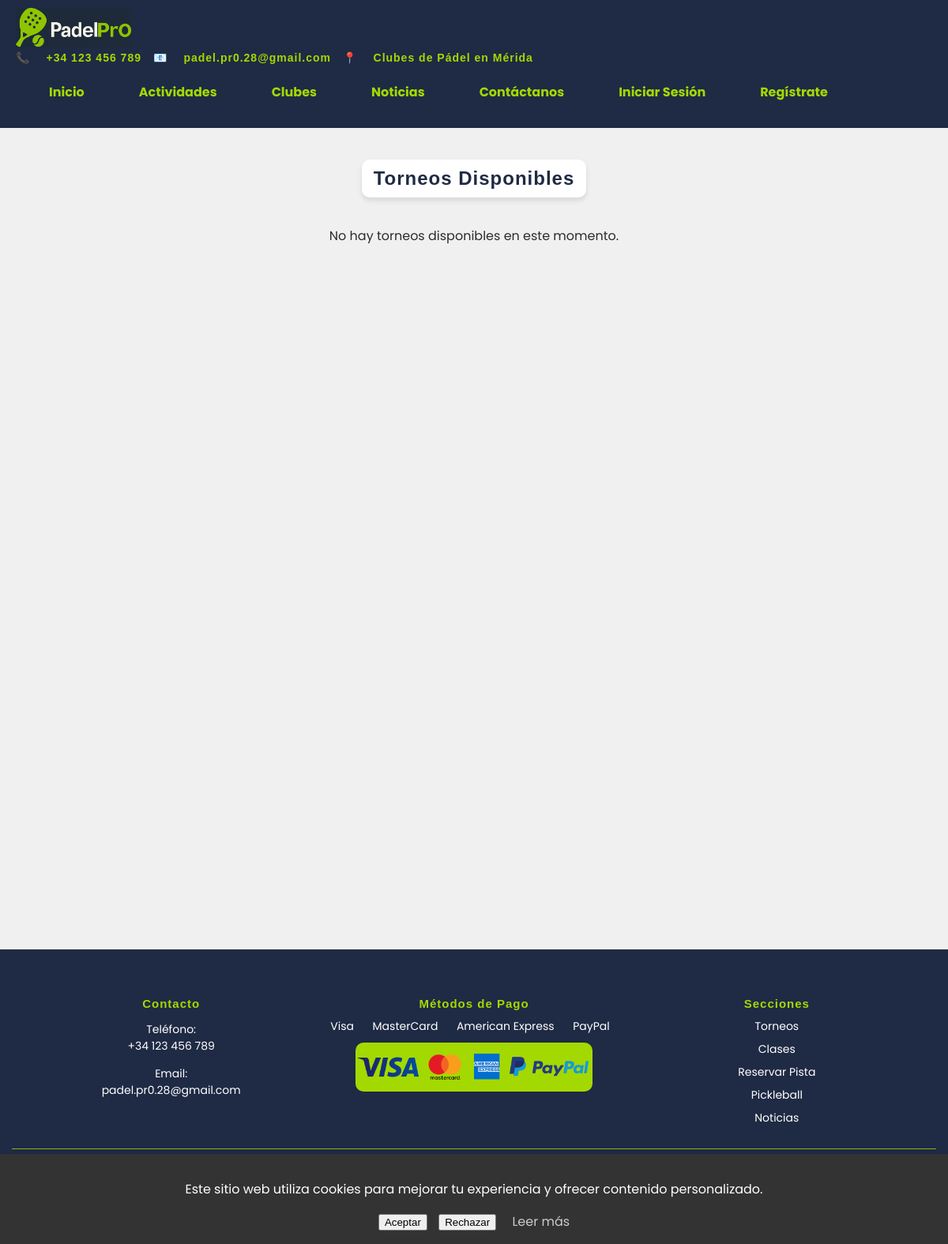
Page /torneos on the earlier database version.
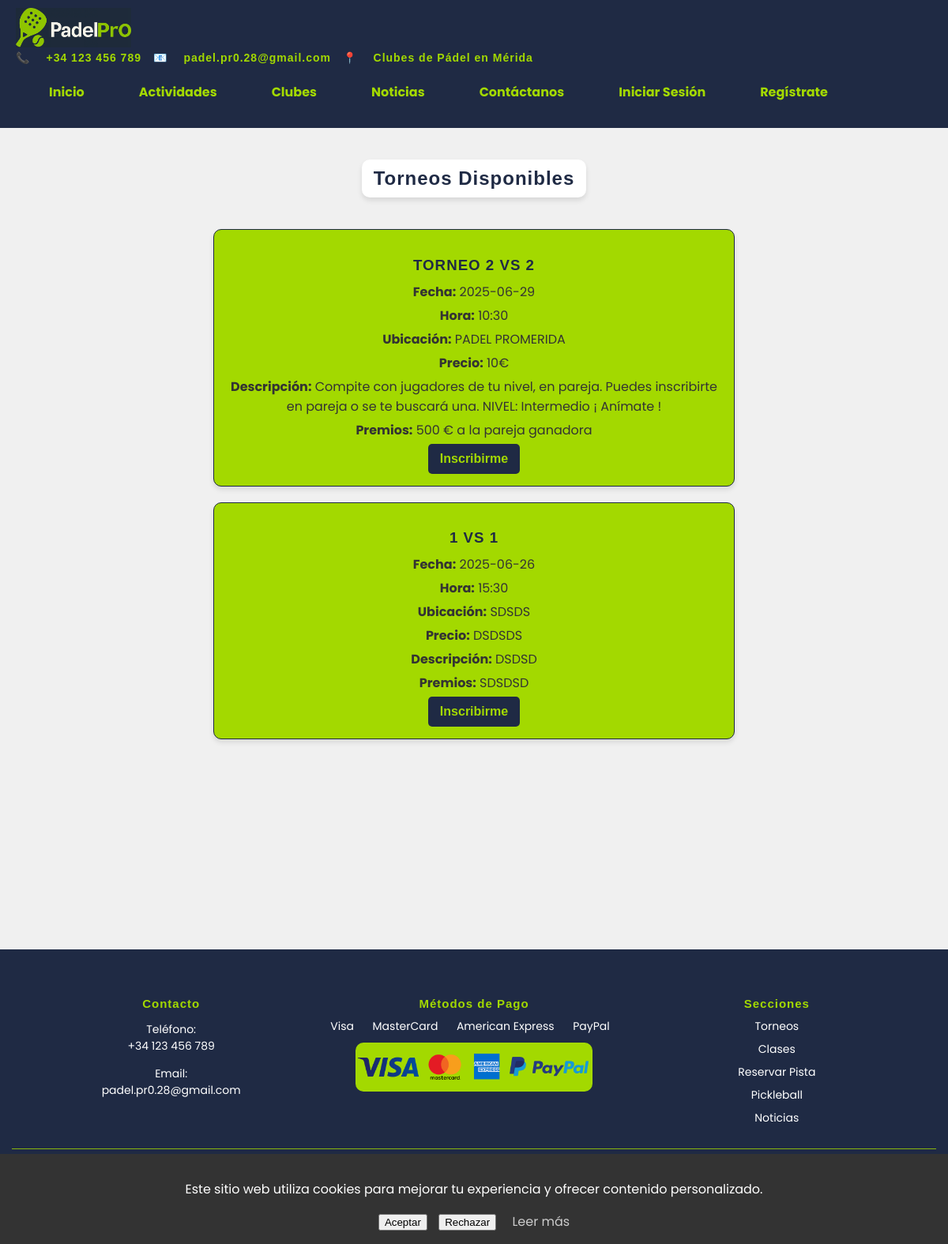
Same page on the later database version.
### models.py (models this page shows)
class Torneo(db.Model):
    id = db.Column(db.Integer, primary_key=True)
    nombre = db.Column(db.String(100), unique=True, nullable=False)
    fecha = db.Column(db.String(20), nullable=False)
    hora = db.Column(db.String(10), nullable=False)
    ubicacion = db.Column(db.String(100), nullable=False)
    precio = db.Column(db.String(20), nullable=False)
    descripcion = db.Column(db.Text, nullable=False)
    premios = db.Column(db.Text, nullable=False)
    inscritos = db.Column(db.Text, default="")  # Guarda usuarios inscritos separados por coma

### padel_app.py (the view)
@app.route('/torneos')
def torneos():
    torneos = Torneo.query.all()
    return render_template('torneos.html', torneos=torneos)

### padel_app.py (called while the page is built)
@app.before_request
def make_session_permanent():
    session.permanent = True

@app.context_processor
def inject_cookie_consent():
    return {'consent': request.cookies.get('cookie_consent')}

### templates/torneos.html (shortened to what this page needs)
{% extends "base.html" %}
{% block content %}
<section>
    <h2 class="main-title">Torneos Disponibles</h2>
    {% if torneos %}
        {% for torneo in torneos %}
        <div class="tournament">
            <h3>{{ torneo.nombre }}</h3>
            <p><strong>Fecha:</strong> {{ torneo.fecha }}</p>
            <p><strong>Hora:</strong> {{ torneo.hora }}</p>
            <p><strong>Ubicación:</strong> {{ torneo.ubicacion }}</p>
            <p><strong>Precio:</strong> {{ torneo.precio }}</p>
            <p><strong>Descripción:</strong> {{ torneo.descripcion }}</p>
            <p><strong>Premios:</strong> {{ torneo.premios }}</p>
            <button class="btn btn-primary" onclick="handleInscripcion(event, '{{ torneo.nombre }}')">Inscribirme</button>
        </div>
        {% endfor %}
    {% else %}
        <p>No hay torneos disponibles en este momento.</p>
    {% endif %}
</section>
{% endblock %}

Differences in the rows shown:
added Torneo: nombre "TORNEO 2 VS 2", fecha "2025-06-29", hora "10:30", ubicacion "PADEL PROMERIDA", precio "10€", descripcion "Compite con jugadores de tu nivel, en pareja. Puedes inscribirte en pareja o se te buscará una. NIVEL: Intermedio ¡ Anímate !", premios "500 € a la pareja ganadora"
added Torneo: nombre "1 VS 1", fecha "2025-06-26", hora "15:30", ubicacion "SDSDS", precio "DSDSDS", descripcion "DSDSD", premios "SDSDSD"
Other differences:
text no longer shown: "No hay torneos disponibles en este momento."
